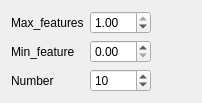
             <widget class="QWidget" name="to_reliff">
              <layout class="QGridLayout" name="gridLayout_18">
               <item row="0" column="0">
                <widget class="QLabel" name="label_relieffmax">
                 <property name="text">
                  <string>Max_features</string>
                 </property>
                </widget>
               </item>
               <item row="0" column="1">
                <widget class="QDoubleSpinBox" name="doubleSpinBox_relieff_max">
                 <property name="maximum">
                  <double>1.000000000000000</double>
                 </property>
                 <property name="singleStep">
                  <double>0.100000000000000</double>
                 </property>
                 <property name="value">
                  <double>1.000000000000000</double>
                 </property>
                </widget>
               </item>
               <item row="0" column="2">
                <spacer name="horizontalSpacer_9">
                 <property name="orientation">
                  <enum>Qt::Horizontal</enum>
                 </property>
                 <property name="sizeHint" stdset="0">
                  <size>
                   <width>40</width>
                   <height>20</height>
                  </size>
                 </property>
                </spacer>
               </item>
               <item row="1" column="0">
                <widget class="QLabel" name="label_reliffmin">
                 <property name="text">
                  <string>Min_feature</string>
                 </property>
                </widget>
               </item>
               <item row="1" column="1">
                <widget class="QDoubleSpinBox" name="doubleSpinBox_relieff_min">
                 <property name="maximum">
                  <double>1.000000000000000</double>
                 </property>
                 <property name="singleStep">
                  <double>0.100000000000000</double>
                 </property>
                </widget>
               </item>
               <item row="2" column="0">
                <widget class="QLabel" name="label_34">
                 <property name="text">
                  <string>Number</string>
                 </property>
                </widget>
               </item>
               <item row="2" column="1">
                <widget class="QSpinBox" name="spinBox_relief_num">
                 <property name="maximum">
                  <number>10000</number>
                 </property>
                 <property name="singleStep">
                  <number>5</number>
                 </property>
                 <property name="value">
                  <number>10</number>
                 </property>
                </widget>
               </item>
              </layout>
             </widget>
